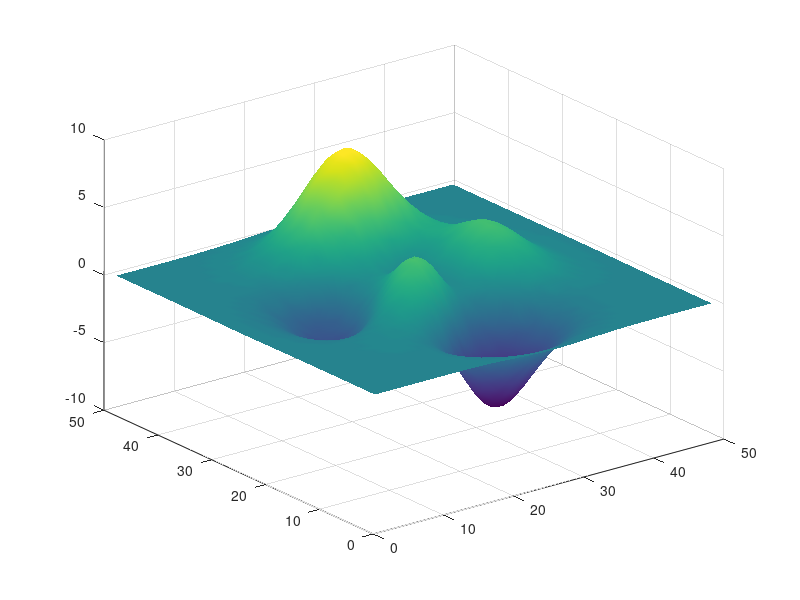

The MATLAB script that drew this image:
% this file is to test the git hub integration with matlab 

%% this section clears the workspace and closes all figure windows 

clc, clear all, close all

%% 

figure(1)
surf(peaks), shading interp 